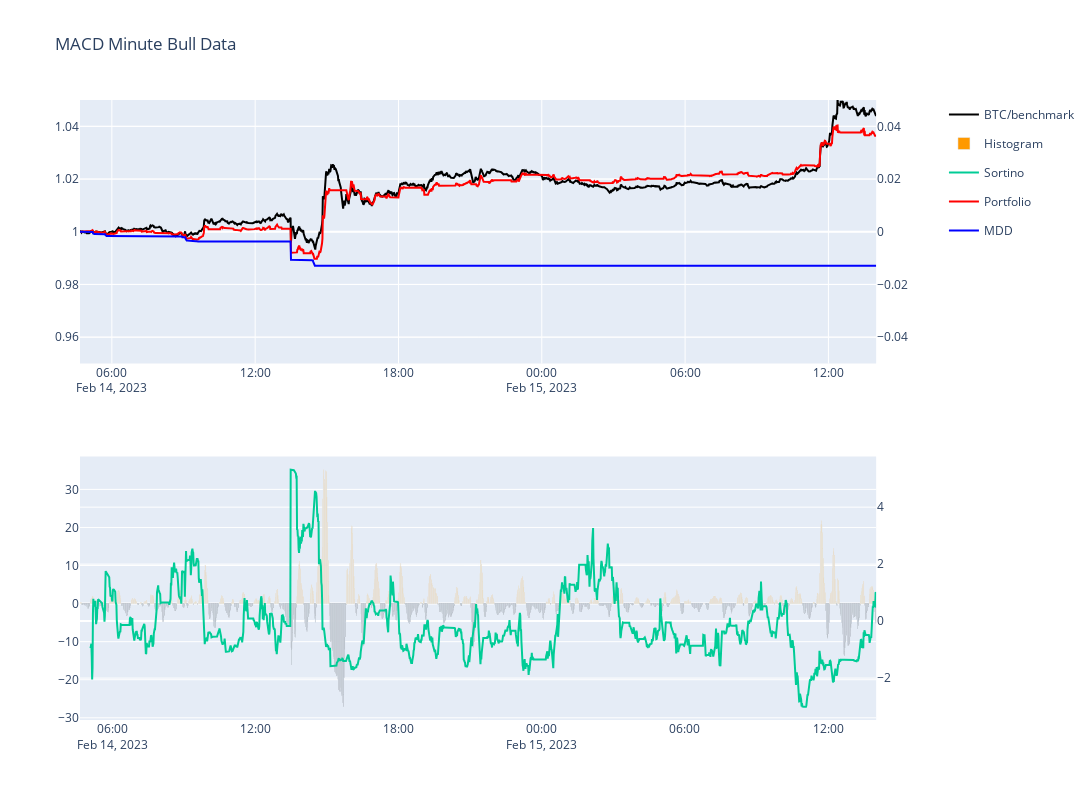

The cell this chart's notebook holds for it:
### Code cell
fig_mi_bull

### Figure 1 — Plotly figure (JSON) as saved in the notebook; plotly's stock layout.template omitted (floating-point values rounded to 4 significant figures; data arrays with more than 128 entries replaced by an {"elided": "..."} marker saying what was removed)
{"data": [{"legendgroup": "1", "marker": {"color": "black", "size": 42}, "name": "BTC/benchmark", "type": "scatter", "x": {"elided": "2001 str values"}, "xaxis": "x", "y": {"elided": "2001 float values"}, "yaxis": "y"}, {"marker": {"color": {"elided": "2001 str values"}}, "name": "Histogram", "type": "bar", "x": {"elided": "2001 str values"}, "xaxis": "x2", "y": {"elided": "2001 float values"}, "yaxis": "y3"}, {"name": "Sortino", "type": "scatter", "x": {"elided": "2001 str values"}, "xaxis": "x2", "y": {"elided": "2001 float values"}, "yaxis": "y4"}, {"marker": {"color": "red", "size": 42}, "name": "Portfolio", "type": "scatter", "x": {"elided": "2001 str values"}, "xaxis": "x", "y": {"elided": "2001 float values"}, "yaxis": "y"}, {"marker": {"color": "blue", "size": 42}, "name": "MDD", "type": "scatter", "x": {"elided": "2001 str values"}, "xaxis": "x", "y": {"elided": "2001 float values"}, "yaxis": "y2"}], "layout": {"autosize": false, "height": 800, "title": {"text": "MACD Minute Bull Data"}, "width": 1300, "xaxis": {"anchor": "y", "domain": [0, 0.94]}, "xaxis2": {"anchor": "y3", "domain": [0, 0.94]}, "yaxis": {"anchor": "x", "domain": [0.575, 1], "range": [0.95, 1.05]}, "yaxis2": {"anchor": "x", "overlaying": "y", "range": [-0.05, 0.05], "side": "right"}, "yaxis3": {"anchor": "x2", "domain": [0, 0.425]}, "yaxis4": {"anchor": "x2", "overlaying": "y3", "side": "right"}}}
